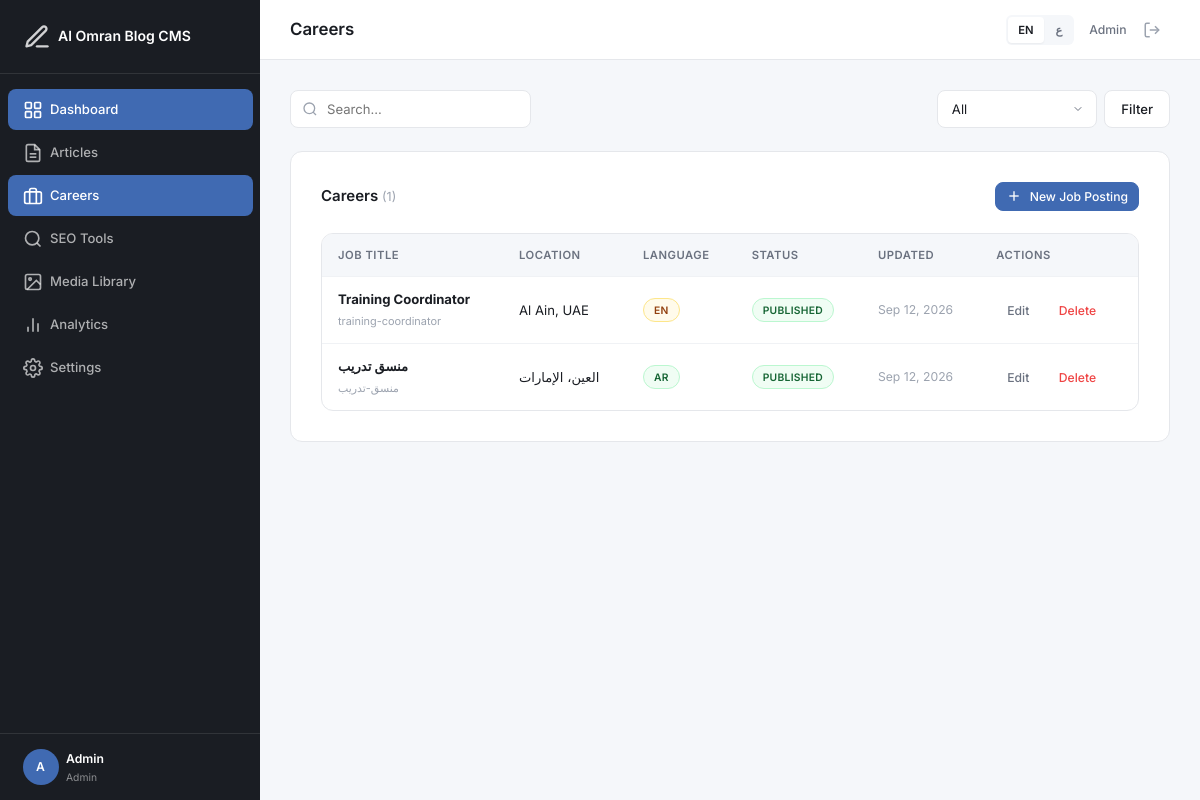
Page /admin/careers/index.php (signed in) on the committed database.
### tables this page shows
CREATE TABLE IF NOT EXISTS career_translations (
    id INT UNSIGNED AUTO_INCREMENT PRIMARY KEY,
    career_id INT UNSIGNED NOT NULL,
    language ENUM('en','ar') NOT NULL DEFAULT 'en',
    title VARCHAR(255) NOT NULL DEFAULT '',
    slug VARCHAR(255) NOT NULL DEFAULT '',
    location VARCHAR(255) DEFAULT NULL,
    employment_type ENUM('full-time','part-time','contract','internship') DEFAULT 'full-time',
    description LONGTEXT,
    requirements LONGTEXT,
    benefits LONGTEXT,
    seo_title VARCHAR(70) DEFAULT NULL,
    meta_description VARCHAR(170) DEFAULT NULL,
    created_at TIMESTAMP DEFAULT CURRENT_TIMESTAMP,
    updated_at TIMESTAMP DEFAULT CURRENT_TIMESTAMP ON UPDATE CURRENT_TIMESTAMP,
    UNIQUE KEY unique_career_lang (career_id, language),
    UNIQUE KEY unique_career_slug_lang (slug, language),
    FOREIGN KEY (career_id) REFERENCES careers(id) ON DELETE CASCADE
);

CREATE TABLE IF NOT EXISTS careers (
    id INT UNSIGNED AUTO_INCREMENT PRIMARY KEY,
    status ENUM('draft','published','closed') NOT NULL DEFAULT 'draft',
    author_id INT UNSIGNED NOT NULL,
    created_at TIMESTAMP DEFAULT CURRENT_TIMESTAMP,
    updated_at TIMESTAMP DEFAULT CURRENT_TIMESTAMP ON UPDATE CURRENT_TIMESTAMP,
    published_at TIMESTAMP NULL,
    FOREIGN KEY (author_id) REFERENCES users(id) ON DELETE CASCADE
);

### admin/includes/functions.php (called while the page is built, shortened)
<?php
require_once __DIR__ . '/database.php';
function e(?string $str): string
{
    return htmlspecialchars($str ?? '', ENT_QUOTES, 'UTF-8');
}
function csrf_token(): string
{
    return $_SESSION[CSRF_TOKEN_NAME];
}

### admin/includes/database.php (called while the page is built, shortened)
<?php
function db(): PDO
{
    static $pdo = null;
    if ($pdo === null) {
        $sqlite_path = dirname(__DIR__, 2) . '/database/cms.sqlite';
        if (file_exists($sqlite_path) && class_exists('PDO')) {
            $pdo = new PDO('sqlite:' . $sqlite_path, null, null, [
                PDO::ATTR_ERRMODE            => PDO::ERRMODE_EXCEPTION,
                PDO::ATTR_DEFAULT_FETCH_MODE => PDO::FETCH_ASSOC,
            ]);
            $pdo->exec('PRAGMA journal_mode=WAL');
            $pdo->exec('PRAGMA foreign_keys=ON');
        } else {
            $dsn = 'mysql:host=' . DB_HOST . ';dbname=' . DB_NAME . ';charset=' . DB_CHARSET;
            $pdo = new PDO($dsn, DB_USER, DB_PASS, [
                PDO::ATTR_ERRMODE            => PDO::ERRMODE_EXCEPTION,
                PDO::ATTR_DEFAULT_FETCH_MODE => PDO::FETCH_ASSOC,
                PDO::ATTR_EMULATE_PREPARES   => false,
            ]);
        }
    }
    return $pdo;
}

### admin/careers/index.php (the view, shortened to what this page needs)
<?php
require_once __DIR__ . '/../includes/functions.php';
$current_lang = $_GET['lang'] ?? DEFAULT_LANGUAGE;
$search = trim($_GET['search'] ?? '');
$where = '1=1';
$params = [];
$page = max(1, (int)($_GET['page'] ?? 1));
$per_page = 15;
$count_stmt = db()->prepare("SELECT COUNT(DISTINCT c.id) FROM careers c LEFT JOIN career_translations ct ON c.id = ct.career_id WHERE {$where}");
$count_stmt->execute($params);
$total = (int) $count_stmt->fetchColumn();
$offset = ($page - 1) * $per_page;
$stmt = db()->prepare("SELECT c.*, ct.title, ct.slug, ct.location, ct.language FROM careers c LEFT JOIN career_translations ct ON c.id = ct.career_id WHERE {$where} ORDER BY c.updated_at DESC LIMIT {$per_page} OFFSET {$offset}");
$stmt->execute($params);
$careers = $stmt->fetchAll();
include __DIR__ . '/../includes/header.php';
?>
<div class="filter-bar">
    <form method="GET" style="display:flex;gap:var(--space-sm);flex-wrap:wrap;width:100%;">
        <div class="search-input-wrap" style="flex:1;min-width:200px;">
            <input type="text" name="search" class="form-input" placeholder="<?= $_t('search') ?>..." value="<?= e($search) ?>">
        </div>
        <select name="status" class="form-select">
            <option value=""><?= $_t('all') ?></option>
        </select>
        <button type="submit" class="btn btn-secondary"><?= $_t('filter') ?></button>
    </form>
</div>
<div class="card">
    <div class="card-header">
        <h2 class="card-title"><?= $_t('careers') ?> <small style="color:var(--text-muted);font-weight:400">(<?= $total ?>)</small></h2>
        <a href="<?= APP_URL ?>/careers/create.php" class="btn btn-primary btn-sm">
            <svg width="16" height="16" viewBox="0 0 24 24" fill="none" stroke="currentColor" stroke-width="2"><line x1="12" y1="5" x2="12" y2="19"/><line x1="5" y1="12" x2="19" y2="12"/></svg>
            <?= $_t('new_career') ?>
        </a>
    </div>
    <?php if (empty($careers)): ?>
        <div class="empty-state">
            <p><?= $_t('no_results') ?></p>
            <a href="<?= APP_URL ?>/careers/create.php" class="btn btn-primary"><?= $_t('new_career') ?></a>
        </div>
    <?php else: ?>
        <div class="table-wrapper">
            <table class="data-table">
                <thead>
                    <tr>
                        <th><?= $_t('job_title') ?></th>
                        <th><?= $_t('location') ?></th>
                        <th><?= $_t('language') ?></th>
                        <th><?= $_t('article_status') ?></th>
                        <th><?= $_t('article_updated') ?></th>
                        <th><?= $_t('actions') ?></th>
                    </tr>
                </thead>
                <tbody>
                    <?php foreach ($careers as $c): ?>
                        <tr>
                            <td><strong><?= e($c['title'] ?: 'Untitled') ?></strong><br><small style="color:var(--text-muted)"><?= e($c['slug'] ?? '') ?></small></td>
                            <td><?= e($c['location'] ?? '') ?></td>
                            <td><span class="badge badge-<?= $c['language']==='ar'?'published':'draft' ?>"><?= strtoupper($c['language'] ?? 'en') ?></span></td>
                            <td><span class="badge badge-<?= $c['status'] ?>"><?= $_t($c['status']) ?></span></td>
                            <td style="white-space:nowrap;color:var(--text-muted);font-size:0.8125rem"><?= date('M d, Y', strtotime($c['updated_at'])) ?></td>
                            <td>
                                <div class="btn-group">
                                    <a href="<?= APP_URL ?>/careers/edit.php?id=<?= $c['id'] ?>" class="btn btn-ghost btn-sm"><?= $_t('edit') ?></a>
                                    <button onclick="confirmDelete('<?= APP_URL ?>/careers/delete.php?id=<?= $c['id'] ?>', '<?= $_t('confirm_delete') ?>', '<?= csrf_token() ?>')" class="btn btn-ghost btn-sm" style="color:var(--danger)"><?= $_t('delete') ?></button>
                                </div>
                            </td>
                        </tr>
                    <?php endforeach; ?>
                </tbody>
            </table>
        </div>
    <?php endif; ?>
</div>
<?php include __DIR__ . '/../includes/footer.php'; ?>

### admin/assets/css/admin.css (style rules this page uses)
:root { --primary: #1a1d23; --primary-light: #2d3139; --accent: #406AB2; --accent-light: #e8eef8; --accent-hover: #34569a; --success: #22c55e; --success-bg: #f0fdf4; --success-border: #bbf7d0; --warning: #f59e0b; --warning-bg: #fffbeb; --warning-border: #fde68a; --danger: #ef4444; --danger-bg: #fef2f2; --danger-border: #fecaca; --info: #3b82f6; --info-bg: #eff6ff; --bg: #f5f7fa; --surface: #ffffff; --surface-hover: #f8f9fb; --border: #e5e7eb; --border-light: #f0f2f5; --text: #1a1d23; --text-secondary: #6b7280; --text-muted: #9ca3af; --font-sans: 'Inter', -apple-system, BlinkMacSystemFont, 'Segoe UI', sans-serif; --font-ar: 'Noto Kufi Arabic', 'Inter', sans-serif; --space-xs: 0.25rem; --space-sm: 0.5rem; --space-md: 1rem; --space-lg: 1.5rem; --space-xl: 2rem; --space-2xl: 3rem; --radius-sm: 6px; --radius-md: 8px; --radius-lg: 12px; --radius-xl: 16px; --radius-full: 9999px; --shadow-sm: 0 1px 2px rgba(0,0,0,0.05); --shadow-md: 0 4px 6px -1px rgba(0,0,0,0.07), 0 2px 4px -1px rgba(0,0,0,0.04); --shadow-lg: 0 10px 15px -3px rgba(0,0,0,0.08), 0 4px 6px -2px rgba(0,0,0,0.03); --sidebar-width: 260px; --sidebar-collapsed: 70px; --topbar-height: 60px; --transition: 200ms ease; }
*, *::before, *::after { box-sizing: border-box; margin: 0; padding: 0; }
html { font-size: 15px; -webkit-font-smoothing: antialiased; -moz-osx-font-smoothing: grayscale; }
body { font-family: var(--font-sans); background: var(--bg); color: var(--text); line-height: 1.6; min-height: 100vh; }
a { color: var(--accent); text-decoration: none; }
button, input, select, textarea { font-family: inherit; font-size: inherit; }
.card { background: var(--surface); border: 1px solid var(--border); border-radius: var(--radius-lg); padding: var(--space-xl); margin-bottom: var(--space-lg); }
.card-header { display: flex; align-items: center; justify-content: space-between; margin-bottom: var(--space-lg); gap: var(--space-md); }
.card-title { font-size: 1rem; font-weight: 600; }
.btn { display: inline-flex; align-items: center; gap: var(--space-sm); padding: 8px 16px; border-radius: var(--radius-md); font-size: 0.875rem; font-weight: 500; border: 1px solid transparent; cursor: pointer; transition: all var(--transition); white-space: nowrap; line-height: 1.4; }
.btn svg { flex-shrink: 0; }
.btn-primary { background: var(--accent); color: #fff; border-color: var(--accent); }
.btn-secondary { background: var(--surface); color: var(--text); border-color: var(--border); }
.btn-ghost { background: transparent; color: var(--text-secondary); border-color: transparent; }
.btn-sm { padding: 5px 10px; font-size: 0.8125rem; }
.btn-group { display: flex; gap: var(--space-sm); flex-wrap: wrap; }
.form-input, .form-select, .form-textarea { width: 100%; padding: 10px 14px; border: 1px solid var(--border); border-radius: var(--radius-md); font-size: 0.875rem; color: var(--text); background: var(--surface); transition: border-color var(--transition), box-shadow var(--transition); }
.form-select { appearance: none; background-repeat: no-repeat; background-position: right 12px center; padding-right: 36px; }
.table-wrapper { overflow-x: auto; border: 1px solid var(--border); border-radius: var(--radius-lg); }
.data-table { width: 100%; border-collapse: collapse; }
.data-table th, .data-table td { padding: 12px 16px; text-align: left; font-size: 0.875rem; border-bottom: 1px solid var(--border-light); }
.data-table th { background: var(--bg); font-weight: 600; color: var(--text-secondary); font-size: 0.75rem; text-transform: uppercase; letter-spacing: 0.5px; white-space: nowrap; }
.data-table tr:last-child td { border-bottom: none; }
.badge { display: inline-flex; align-items: center; padding: 3px 10px; border-radius: var(--radius-full); font-size: 0.6875rem; font-weight: 600; text-transform: uppercase; letter-spacing: 0.3px; }
.badge-draft { background: var(--warning-bg); color: #92400e; border: 1px solid var(--warning-border); }
.badge-published { background: var(--success-bg); color: #166534; border: 1px solid var(--success-border); }
.filter-bar { display: flex; align-items: center; gap: var(--space-md); margin-bottom: var(--space-lg); flex-wrap: wrap; }
.filter-bar .form-input, .filter-bar .form-select { width: auto; min-width: 160px; }
.search-input-wrap { position: relative; }
.search-input-wrap .form-input { padding-left: 36px; }

### rows in the picture
career_translations: title "Training Coordinator", slug "training-coordinator", location "Al Ain, UAE", language "EN", career.status "PUBLISHED", career.updated_at "Sep 12, 2026"
career_translations: title "منسق تدريب", slug "منسق-تدريب", location "العين، الإمارات", language "AR", career.status "PUBLISHED", career.updated_at "Sep 12, 2026"

### other values in the picture
APP_NAME "Al Omran Blog CMS"
$_t('dashboard') "Dashboard"
$_t('articles') "Articles"
$_t('careers') "Careers"
$_t('seo_tools') "SEO Tools"
$_t('media') "Media Library"
$_t('analytics') "Analytics"
$_t('settings') "Settings"
substr($user['name'] ?? 'A', 0, 1) "A"
$user['name'] "Admin"
$user['role'] "Admin"
$page_title "Careers"
$_t('filter') "Filter"
$total "1"
$_t('new_career') "New Job Posting"
